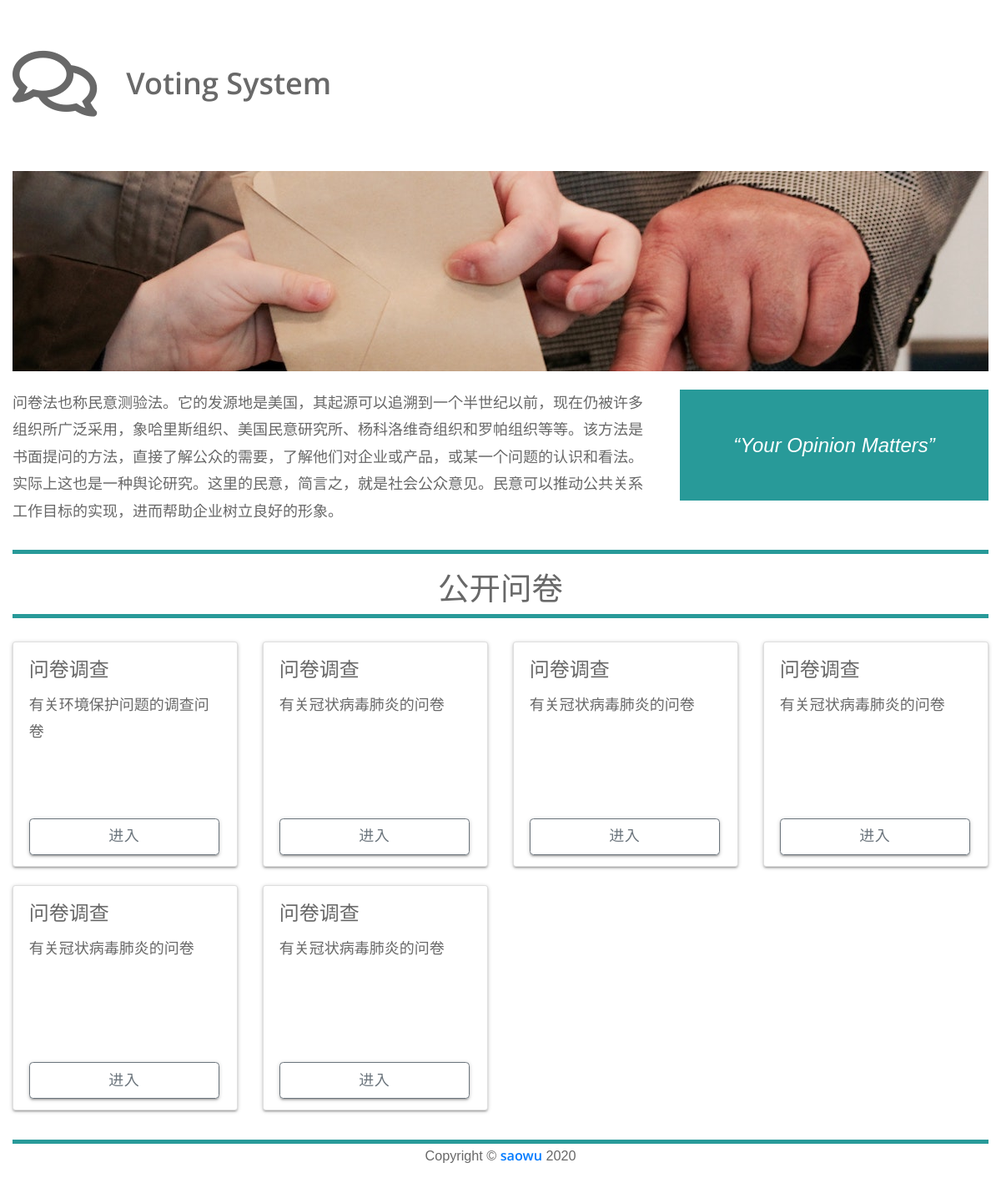
The page / on the database its author committed.
### polls/models.py (models this page shows, shortened)
class Questionnaire(models.Model):
    title = models.CharField(max_length=200)
    pub_date = models.DateTimeField('date published')

### polls/views.py (the view)
# urls.py: path('', views.index, name='index'),
def index(request):
    all_entries = Questionnaire.objects.all()
    context = {
        'questionnaires': all_entries,
    }
    return render(request, 'polls/index.html', context)

### polls/templates/polls/index.html (shortened to what this page needs)
<!DOCTYPE HTML PUBLIC "-//W3C//DTD HTML 4.01 Transitional//EN"
        "http://www.w3.org/TR/html4/loose.dtd">
<html>
<head>
    {% load static %}
    <link rel="stylesheet" href="{% static 'polls/css/googleapis.fonts.css' %}">
    <link rel="stylesheet" href="{% static 'polls/css/materialize.min.css' %}">
    <link rel="stylesheet" href="{% static 'polls/css/bootstrap.min.css' %}">
    <link rel="stylesheet" href="{% static 'polls/css/all.min.css' %}">
    <link rel="stylesheet" href="{% static 'polls/css/templatemo-style.css' %}">
    <link rel="stylesheet" href="{% static 'polls/css/top.css' %}">
</head>
<body>
<div class="container">
    <div class="row">
        <div class="col-sm-12 col-md-7">
            <i class="far fa-comments fa-5x tm-site-icon"></i>
            <h1 class="tm-site-name">Voting System</h1>
        </div>
    </div>
    <div class="row">
        <div class="col-12">
            <div class="tm-parallax"></div>
        </div>
    </div>
    <div class="row">
        <div class="tm-intro">
            <div class="col-sm-12 col-md-8 mb-md-0 mb-4 tm-intro-left">
                <p class="mb-0">
                    问卷法也称民意测验法。它的发源地是美国，其起源可以追溯到一个半世纪以前，现在仍被许多组织所广泛采用，象哈里斯组织、美国民意研究所、杨科洛维奇组织和罗帕组织等等。该方法是书面提问的方法，直接了解公众的需要，了解他们对企业或产品，或某一个问题的认识和看法。实际上这也是一种舆论研究。这里的民意，简言之，就是社会公众意见。民意可以推动公共关系工作目标的实现，进而帮助企业树立良好的形象。
                </p>
            </div>
            <div class="col-sm-12 col-md-4">
                <em>
                    <p class="tm-highlight">&ldquo;Your Opinion Matters&rdquo;</p>
                </em>
            </div>
        </div>
        <div class="col-12">
            <hr>
        </div>
    </div>
    <div class="row">
        <div class="col-12">
            <h1 class="text-center">公开问卷</h1>
        </div>
        <div class="col-12">
            <hr>
        </div>
    </div>
    <div class="row" style="">
        {% if questionnaires %}
            {% for qs in questionnaires %}
                <div class="col-sm-6 col-md-4 col-lg-3">
                    <div class="card" style="width: auto;height: 18rem;">
                        <div class="card-body">
                            <h5 class="card-title">问卷调查</h5>
                            <p class="card-text">{{ qs.title }}</p>
                            <div>
                                <a href="{% url 'polls:get_questionnaire'  qs.id %}"
                                   class="btn btn-outline-secondary btn-lg btn-block"
                                   style="position: absolute;bottom: 5%;width:85%;">进入</a>
                            </div>
                        </div>
                    </div>
                </div>
            {% endfor %}
        {% else %}
            <div class="col-12">
                <h2 class="tm-question-none">No question are available!</h2>
            </div>
        {% endif %}
    </div>
    <div class="row">
        <div class="col-12">
            <hr>
        </div>
        <div class="col-12">
            <footer>
                <p class="text-center mb-3 tm-footer-text">Copyright &copy;
                    <a href="/admin" target="_blank"><strong>saowu</strong></a>
                    2020</p>
            </footer>
        </div>
    </div>
</div>
</body>
</html>

### polls/static/polls/css/templatemo-style.css (style rules this page uses)
body { color: #686868; font-family: "Open Sans", Arial, Helvetica, sans-serif; font-size: 18px; padding-top: 55px; overflow-x: hidden; }
.tm-site-name { color: #696969; font-weight: 600; font-size: 2.4rem; display: inline-block; vertical-align: middle; margin-left: 30px; margin-bottom: 0; }
.tm-site-icon { display: inline; vertical-align: middle; }
.btn { font-size: 1em; height: auto; text-transform: capitalize; font-size: 1em; }
.tm-highlight { background-color: #289a99; color: white; font-size: 1.6rem; text-align: center; display: -webkit-box; display: -ms-flexbox; display: flex; -webkit-box-align: center; -ms-flex-align: center; align-items: center; -webkit-box-pack: center; -ms-flex-pack: center; justify-content: center; margin-bottom: 0; padding-top: 45px; padding-bottom: 45px; }
hr { border-top: 5px solid #289a99; margin-top: 0; margin-bottom: 0; }
.tm-parallax { opacity:1; margin-top: 40px; height: 240px; width: 100%; background-image: url(../img/survey.jpg); position: relative; background-repeat: no-repeat; background-position: center -200px; }
.tm-intro { padding-bottom: 30px; display: -webkit-box; display: -ms-flexbox; display: flex; -webkit-box-align: stretch; -ms-flex-align: stretch; align-items: stretch; -webkit-box-pack: justify; -ms-flex-pack: justify; justify-content: space-between; margin-top: 2px; }
.tm-intro-left { display: -webkit-box; display: -ms-flexbox; display: flex; -webkit-box-align: center; -ms-flex-align: center; align-items: center; }
p { line-height: 1.8; }
.tm-footer-text { font-size: 0.9em; }
@media (min-width: 1200px) { .container { max-width: 1200px; } }

### rows shown on the page
Questionnaire: title "有关环境保护问题的调查问卷"
Questionnaire: title "有关冠状病毒肺炎的问卷"
Questionnaire: title "有关冠状病毒肺炎的问卷"
Questionnaire: title "有关冠状病毒肺炎的问卷"
Questionnaire: title "有关冠状病毒肺炎的问卷"
Questionnaire: title "有关冠状病毒肺炎的问卷"
